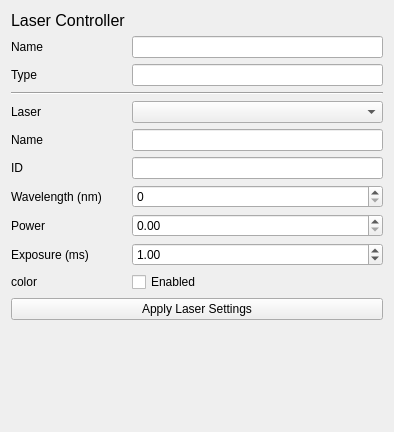
<?xml version="1.0" encoding="UTF-8"?>
<ui version="4.0">
 <class>Form</class>
 <widget class="QWidget" name="Form">
  <property name="geometry">
   <rect>
    <x>0</x>
    <y>0</y>
    <width>394</width>
    <height>432</height>
   </rect>
  </property>
  <property name="windowTitle">
   <string>Form</string>
  </property>
  <layout class="QGridLayout" name="gridLayout">
   <item row="10" column="0">
    <widget class="QLabel" name="label_laser_exposure">
     <property name="text">
      <string>Exposure (ms)</string>
     </property>
    </widget>
   </item>
   <item row="2" column="0">
    <widget class="QLabel" name="label_lc_type">
     <property name="text">
      <string>Type</string>
     </property>
    </widget>
   </item>
   <item row="7" column="0">
    <widget class="QLabel" name="label_laser_id">
     <property name="text">
      <string>ID</string>
     </property>
    </widget>
   </item>
   <item row="8" column="0">
    <widget class="QLabel" name="label_laser_wavelength">
     <property name="text">
      <string>Wavelength (nm)</string>
     </property>
    </widget>
   </item>
   <item row="12" column="0">
    <widget class="QLabel" name="label_laser_color">
     <property name="text">
      <string>color</string>
     </property>
    </widget>
   </item>
   <item row="0" column="0">
    <widget class="QLabel" name="label_title">
     <property name="font">
      <font>
       <pointsize>12</pointsize>
      </font>
     </property>
     <property name="text">
      <string>Laser Controller</string>
     </property>
    </widget>
   </item>
   <item row="2" column="1">
    <widget class="QLineEdit" name="lineEdit_lc_type"/>
   </item>
   <item row="12" column="1">
    <widget class="QCheckBox" name="checkBox_laser_enabled">
     <property name="text">
      <string>Enabled</string>
     </property>
    </widget>
   </item>
   <item row="1" column="1">
    <widget class="QLineEdit" name="lineEdit_lc_name"/>
   </item>
   <item row="13" column="0" colspan="2">
    <widget class="QPushButton" name="pushButton_apply_laser_settings">
     <property name="text">
      <string>Apply Laser Settings</string>
     </property>
    </widget>
   </item>
   <item row="5" column="0">
    <widget class="QLabel" name="label_selected_laser">
     <property name="text">
      <string>Laser</string>
     </property>
    </widget>
   </item>
   <item row="9" column="0">
    <widget class="QLabel" name="label_laser_power">
     <property name="text">
      <string>Power</string>
     </property>
    </widget>
   </item>
   <item row="4" column="0" colspan="2">
    <widget class="Line" name="line">
     <property name="orientation">
      <enum>Qt::Horizontal</enum>
     </property>
    </widget>
   </item>
   <item row="6" column="0">
    <widget class="QLabel" name="label_laser_name">
     <property name="text">
      <string>Name</string>
     </property>
    </widget>
   </item>
   <item row="1" column="0">
    <widget class="QLabel" name="label_lc_name">
     <property name="text">
      <string>Name</string>
     </property>
    </widget>
   </item>
   <item row="5" column="1">
    <widget class="QComboBox" name="comboBox_selected_laser"/>
   </item>
   <item row="14" column="0" colspan="2">
    <spacer name="verticalSpacer">
     <property name="orientation">
      <enum>Qt::Vertical</enum>
     </property>
     <property name="sizeHint" stdset="0">
      <size>
       <width>20</width>
       <height>40</height>
      </size>
     </property>
    </spacer>
   </item>
   <item row="6" column="1">
    <widget class="QLineEdit" name="lineEdit_laser_name"/>
   </item>
   <item row="7" column="1">
    <widget class="QLineEdit" name="lineEdit_laser_id"/>
   </item>
   <item row="8" column="1">
    <widget class="QSpinBox" name="spinBox_laser_wavelength">
     <property name="maximum">
      <number>10000000</number>
     </property>
    </widget>
   </item>
   <item row="9" column="1">
    <widget class="QDoubleSpinBox" name="doubleSpinBox_laser_power">
     <property name="decimals">
      <number>2</number>
     </property>
     <property name="maximum">
      <double>1.000000000000000</double>
     </property>
     <property name="singleStep">
      <double>0.010000000000000</double>
     </property>
    </widget>
   </item>
   <item row="10" column="1">
    <widget class="QDoubleSpinBox" name="doubleSpinBox_laser_exposure">
     <property name="decimals">
      <number>2</number>
     </property>
     <property name="maximum">
      <double>10000000.000000000000000</double>
     </property>
     <property name="value">
      <double>1.000000000000000</double>
     </property>
    </widget>
   </item>
  </layout>
 </widget>
 <resources/>
 <connections/>
</ui>
